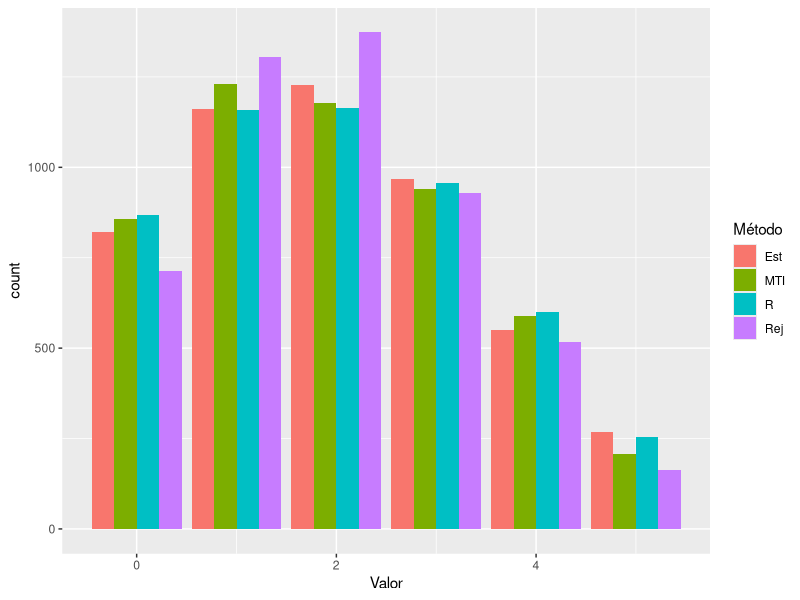

Recreate this plot in R. (Note: this script raises an error after producing the figure.)
## ---- chunk 1
library(rmutil)
library(ggplot2)
library(dplyr)
## ---- chunk 2
dbetabin <- function(x, m, a, b) {
  if(!(x %in% 0:m)) return(0)
  return(choose(m, x) * beta(x+a, m-x+b) / beta(a, b))
}

rbetabin_est <- function(n, m, a, b) {
  beta_vec <- rbeta(n, shape1 = a, shape2 = b)
  result <- sapply(beta_vec, function(p) {
    rbinom(1, m, p)
  })
  
  return(result)
}

rbetabin_mti <- function(n, m, a, b) {
  unif_vec <- runif(n)
  
  result <- integer(n)
  
  for(i in seq_along(unif_vec)) {
    p <- 0
    
    for(x in 0:m) {
      p <- p + dbetabin(x, m, a, b)
      if(unif_vec[i] <= p) {
        result[i] <- x
        break
      }
    }
  }
  
  return(result)
}

rbetabin_rej <- function(n, m, a, b) {
  result <- integer(n)
  
  C <- max(sapply(0:m, dbetabin, m = m, a = a, b = b) * (1 + m)) # usando a densidade unif discreta como g
  divisor <- C /(m + 1)
  
  # não precisamos simular 
  
  for(i in seq_along(result)) {
    u <- runif(1)
    y <- sample(0:m, 1)
    while(u > dbetabin(y, m, a, b)/divisor) y <- sample(0:m, 1)
    result[i] <- y
  }
  
  return(result)
}
## ---- chunk 3

n <- 5000
m <- 5
a <- 2
b <- 3

DADOS <-
  rbind(
    data.frame(
      Método = 'Est',
      Valor = rbetabin_est(n, m, a, b)
    ),
    data.frame(
      Método = 'MTI',
      Valor = rbetabin_mti(n, m, a, b)
    ),
    data.frame(
      Método = 'Rej',
      Valor = rbetabin_rej(n, m, a, b)
    ),
    data.frame(
      Método = 'R',
      Valor = rbetabinom(n, size = m, m = a/(a+b), s = a+b)
    )
  )


ggplot(DADOS, aes(x = Valor, fill = Método)) +
  geom_bar(position = 'dodge')

ggplot(
  data.frame(
    x = 0:m,
    y = sapply(0:m, dbetabin, m = m, a = a, b = b)
  ),
  aes(x = x, y = y)
) +
  geom_point() +
  geom_line() +
  geom_hline(yintercept = divisor)
